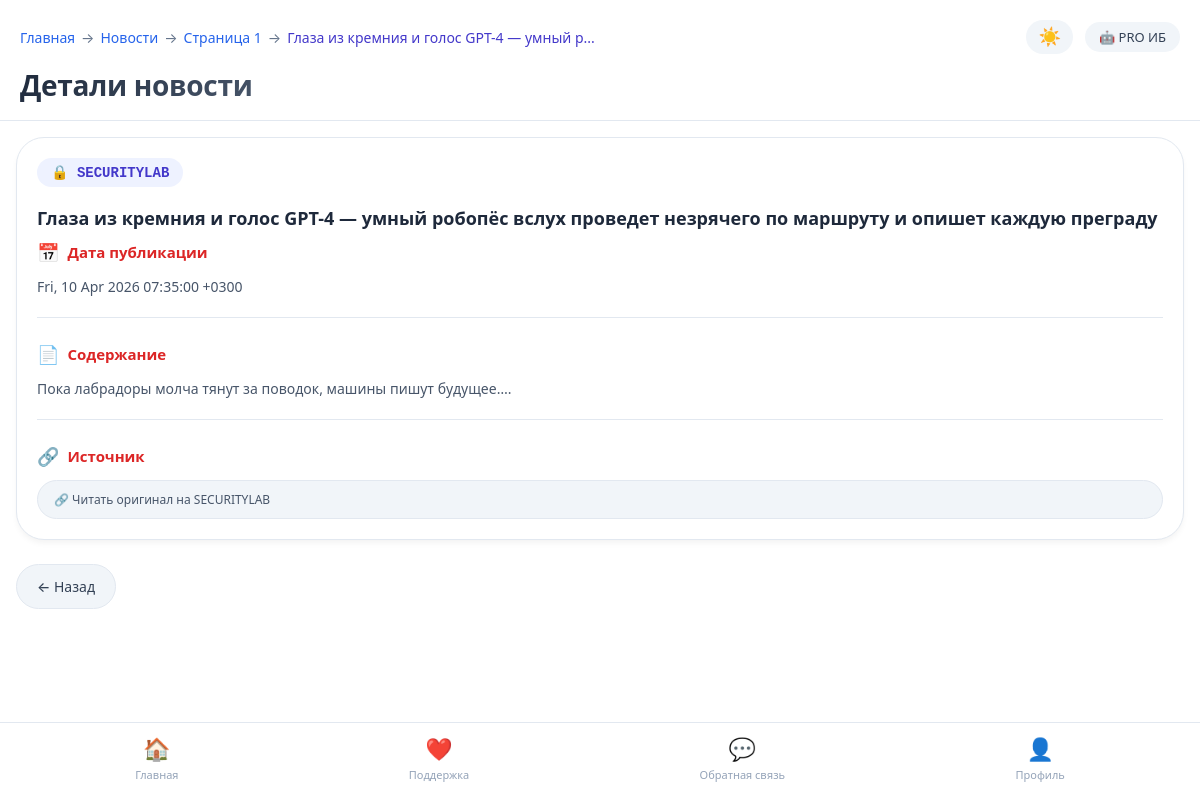
The app's page /news/101?page=1&limit=20 with its own data.
### tables this page shows
CREATE TABLE news (id INTEGER PRIMARY KEY AUTOINCREMENT, title TEXT NOT NULL, content TEXT, link TEXT UNIQUE NOT NULL, source TEXT NOT NULL, published_date TEXT, published_date_iso TEXT, search_text TEXT);

### wsgi.py (the view)
@app.route('/news/<int:news_id>')
def news_detail(news_id):
    page = request.args.get('page', 1, type=int)
    limit = request.args.get('limit', 20, type=int)
    query = request.args.get('q', '')
    news = config.get_news_by_id(news_id)
    if news is None:
        return "Новость не найдена", 404
    back_url = f"/news?page={page}&limit={limit}"
    if query:
        back_url = f"/search_news?q={query}&page={page}&limit={limit}"
    return render_template('news_detail.html', news=news, back_url=back_url, back_page=page, back_limit=limit, back_query=query)

### config.py (called while the page is built)
def get_norm_db():
    con = sqlite3.connect("site.db")
    con.row_factory = sqlite3.Row  # для удобного доступа по именам колонок
    return con

def get_news_by_id(news_id):
    con = get_norm_db()
    cursor = con.cursor()
    cursor.execute("SELECT id, title, content, link, source, published_date FROM news WHERE id = ?", (news_id,))
    news = cursor.fetchone()
    con.close()
    return news

### templates/news_detail.html (shortened to what this page needs)
<!DOCTYPE html>
<html lang="ru">
<head>
    <link rel="stylesheet" href="/static/style.css">
</head>
<body>
<div class="app-container">
    <div class="nav-header">
        <div class="header-row">
            <div class="breadcrumb">
                <a href="/">Главная</a>
                <span>→</span>
                <a href="/news">Новости</a>
                <span>→</span>
                {% if back_query %}
                    <a href="/search_news?q={{ back_query }}">Поиск: {{ back_query[:20] }}</a>
                    <span>→</span>
                    <a href="/search_news?q={{ back_query }}&page={{ back_page }}&limit={{ back_limit }}">Стр. {{ back_page }}</a>
                {% else %}
                    <a href="/news?page={{ back_page }}&limit={{ back_limit }}">Страница {{ back_page }}</a>
                {% endif %}
                <span>→</span>
                <span style="color: var(--identifier-text);">{{ news['title'][:40] }}{% if news['title']|length > 40 %}...{% endif %}</span>
            </div>
            <div class="header-right">
                <button class="theme-toggle" id="themeToggle" aria-label="Переключить тему">
                    <span id="themeIcon">☀️</span>
                </button>
                <a href="https://t.me/pdn_dtg_bot" target="_blank" class="bot-badge">
                    🤖 PRO ИБ
                </a>
            </div>
        </div>
        <div class="title-section">
            <h1>Детали новости</h1>
        </div>
    </div>
    <div class="main-content">
        <div class="vuln-detail-card">
            <div class="identifier-badge">
                {% if news['source'] == 'xaker' %}🐉 {% elif news['source'] == 'habr' %}📘 {% elif news['source'] == 'securitylab' %}🔒 {% elif news['source'] == 'rb' %}💼 {% elif news['source'] == 'anti' %}🛡️ {% endif %}
                {{ news['source']|upper }}
            </div>
            <div class="vuln-name">{{ news['title'] }}</div>
            <div class="info-section">
                <div class="section-title"><span>📅</span> Дата публикации</div>
                <div class="description-text">{{ news['published_date'] if news['published_date'] else 'Дата не указана' }}</div>
            </div>
            <div class="info-section">
                <div class="section-title"><span>📄</span> Содержание</div>
                <div class="description-text">{{ news['content'] if news['content'] else 'Описание отсутствует' }}</div>
            </div>
            <div class="info-section">
                <div class="section-title"><span>🔗</span> Источник</div>
                <div class="links-list">
                    <a href="{{ news['link'] }}" class="link-item" target="_blank" rel="noopener noreferrer">
                        🔗 Читать оригинал на {{ news['source']|upper }}
                    </a>
                </div>
            </div>
        </div>
        <a href="{{ back_url }}" class="back-button">← Назад</a>
    </div>
    <div class="bottom-tab-bar">
        <a href="/" class="tab-item">
            <div class="tab-icon">🏠</div>
            <span>Главная</span>
        </a>
        <a href="/donate" class="tab-item">
            <div class="tab-icon">❤️</div>
            <span>Поддержка</span>
        </a>
        <a href="/feedback" class="tab-item">
            <div class="tab-icon">💬</div>
            <span>Обратная связь</span>
        </a>
        <a href="/profile" class="tab-item">
            <div class="tab-icon">👤</div>
            <span>Профиль</span>
        </a>
    </div>
</div>
</body>
</html>

### records on screen
news: title "Глаза из кремния и голос GPT-4 — умный р", source "SECURITYLAB", title "Глаза из кремния и голос GPT-4 — умный робопёс вслух проведет незрячего по маршруту и опишет каждую преграду", published_date "Fri, 10 Apr 2026 07:35:00 +0300", content "Пока лабрадоры молча тянут за поводок, машины пишут будущее…."

### other values on screen
{{ back_page }} "1"
